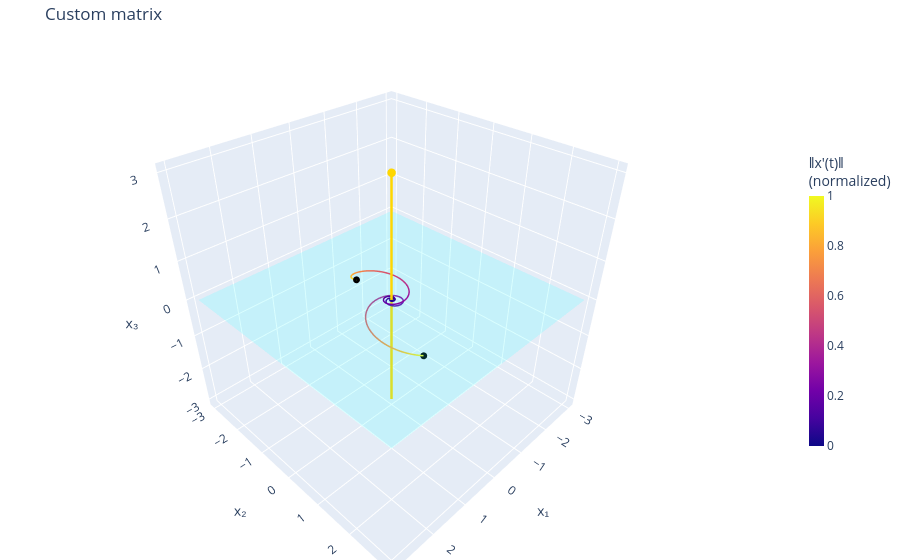

Notebook code cell kept with this figure:
### Markdown cell above
---
## 4 · Custom matrix

Edit `A`, `x0_list`, and `t_span` below, then re-run the cell to see the updated portrait.

### Code cell
A = np.array([
    [-0.5,  2.0,  0.0],
    [-2.0, -0.5,  0.0],
    [ 0.0,  0.0, -1.0],
])
x0_list = [[1.0, 0.0, 1.0], [0.0, 1.0, -1.0]]
t_span  = (0, 12)

_, eigen_info = analyze(A)
trajectories  = integrate_many(A, x0_list, t_span=t_span, n_points=800)
color_values  = compute_color_values_many(A, trajectories, quantity='speed')

plot_phase_portrait(
    trajectories, eigen_info, color_values,
    title='Custom matrix',
).show()

### Figure 1 — Plotly figure (JSON) as saved in the notebook; plotly's stock layout.template omitted (floating-point values rounded to 4 significant figures; data arrays with more than 128 entries replaced by an {"elided": "..."} marker saying what was removed)
{"data": [{"line": {"cmax": 1, "cmin": 0, "color": {"elided": "800 float values"}, "colorbar": {"len": 0.6, "thickness": 15, "title": {"text": "‖x′(t)‖<br>(normalized)"}}, "colorscale": [[0, "#0d0887"], [0.1111, "#46039f"], [0.2222, "#7201a8"], [0.3333, "#9c179e"], [0.4444, "#bd3786"], [0.5556, "#d8576b"], [0.6667, "#ed7953"], [0.7778, "#fb9f3a"], [0.8889, "#fdca26"], [1, "#f0f921"]], "width": 3}, "mode": "lines", "showlegend": false, "type": "scatter3d", "x": {"elided": "800 float values"}, "y": {"elided": "800 float values"}, "z": {"elided": "800 float values"}}, {"marker": {"color": "black", "size": 4}, "mode": "markers", "showlegend": false, "type": "scatter3d", "x": [1], "y": [0], "z": [1]}, {"line": {"cmax": 1, "cmin": 0, "color": {"elided": "800 float values"}, "colorscale": [[0, "#0d0887"], [0.1111, "#46039f"], [0.2222, "#7201a8"], [0.3333, "#9c179e"], [0.4444, "#bd3786"], [0.5556, "#d8576b"], [0.6667, "#ed7953"], [0.7778, "#fb9f3a"], [0.8889, "#fdca26"], [1, "#f0f921"]], "width": 3}, "mode": "lines", "showlegend": false, "type": "scatter3d", "x": {"elided": "800 float values"}, "y": {"elided": "800 float values"}, "z": {"elided": "800 float values"}}, {"marker": {"color": "black", "size": 4}, "mode": "markers", "showlegend": false, "type": "scatter3d", "x": [0], "y": [1], "z": [-1]}, {"colorscale": [[0, "cyan"], [1, "cyan"]], "opacity": 0.15, "showlegend": false, "showscale": false, "type": "surface", "x": {"elided": "20x20 float values"}, "y": {"elided": "20x20 float values"}, "z": {"elided": "20x20 float values"}}, {"line": {"color": "gold", "width": 5}, "mode": "lines", "showlegend": false, "type": "scatter3d", "x": [0, 0], "y": [0, 0], "z": [-3.0, 3.0]}, {"marker": {"color": "gold", "size": 5}, "mode": "markers", "showlegend": false, "type": "scatter3d", "x": [0], "y": [0], "z": [3.0]}], "layout": {"margin": {"b": 0, "l": 0, "r": 0, "t": 40}, "scene": {"aspectmode": "cube", "xaxis": {"title": {"text": "x₁"}}, "yaxis": {"title": {"text": "x₂"}}, "zaxis": {"title": {"text": "x₃"}}}, "title": {"text": "Custom matrix"}}}
